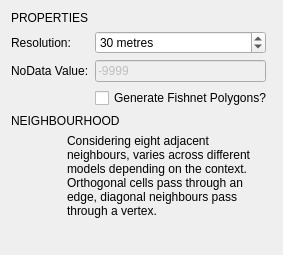
            <widget class="QWidget" name="scrollAreaWidgetContents_4">
             <property name="geometry">
              <rect>
               <x>0</x>
               <y>0</y>
               <width>250</width>
               <height>255</height>
              </rect>
             </property>
             <layout class="QVBoxLayout" name="verticalLayout_10">
              <item>
               <widget class="QLabel" name="raster_title_2">
                <property name="whatsThis">
                 <string>Width of the square cell in the city grid in metres</string>
                </property>
                <property name="text">
                 <string>PROPERTIES</string>
                </property>
               </widget>
              </item>
              <item>
               <widget class="QWidget" name="raster_widget" native="true">
                <layout class="QGridLayout" name="gridLayout_5">
                 <property name="leftMargin">
                  <number>0</number>
                 </property>
                 <property name="topMargin">
                  <number>0</number>
                 </property>
                 <property name="rightMargin">
                  <number>0</number>
                 </property>
                 <property name="bottomMargin">
                  <number>0</number>
                 </property>
                 <item row="0" column="0">
                  <widget class="QLabel" name="raster_resolution_lbl">
                   <property name="whatsThis">
                    <string>Width of the square cell in the city grid in metres</string>
                   </property>
                   <property name="text">
                    <string>Resolution:</string>
                   </property>
                  </widget>
                 </item>
                 <item row="2" column="1" colspan="2">
                  <widget class="QCheckBox" name="raster_generatefishnet_check">
                   <property name="text">
                    <string>Generate Fishnet Polygons?</string>
                   </property>
                  </widget>
                 </item>
                 <item row="0" column="1">
                  <widget class="QSpinBox" name="raster_resolution_spin">
                   <property name="minimumSize">
                    <size>
                     <width>100</width>
                     <height>0</height>
                    </size>
                   </property>
                   <property name="toolTip">
                    <string>&lt;!DOCTYPE HTML PUBLIC &quot;-//W3C//DTD HTML 4.0//EN&quot; &quot;http://www.w3.org/TR/REC-html40/strict.dtd&quot;&gt;
&lt;html&gt;&lt;head&gt;&lt;meta name=&quot;qrichtext&quot; content=&quot;1&quot; /&gt;&lt;style type=&quot;text/css&quot;&gt;
p, li { white-space: pre-wrap; }
&lt;/style&gt;&lt;/head&gt;&lt;body style=&quot; font-family:'MS Shell Dlg 2'; font-size:8.25pt; font-weight:400; font-style:normal;&quot;&gt;
&lt;p style=&quot; margin-top:0px; margin-bottom:0px; margin-left:0px; margin-right:0px; -qt-block-indent:0; text-indent:0px;&quot;&gt;&lt;span style=&quot; font-size:8pt;&quot;&gt;Width of the square cell in the city grid in metres&lt;/span&gt;&lt;/p&gt;&lt;/body&gt;&lt;/html&gt;</string>
                   </property>
                   <property name="suffix">
                    <string> metres</string>
                   </property>
                   <property name="minimum">
                    <number>10</number>
                   </property>
                   <property name="maximum">
                    <number>100</number>
                   </property>
                   <property name="singleStep">
                    <number>10</number>
                   </property>
                   <property name="value">
                    <number>30</number>
                   </property>
                  </widget>
                 </item>
                 <item row="1" column="0">
                  <widget class="QLabel" name="raster_nodata_lbl">
                   <property name="whatsThis">
                    <string>Width of the square cell in the city grid in metres</string>
                   </property>
                   <property name="text">
                    <string>NoData Value:</string>
                   </property>
                  </widget>
                 </item>
                 <item row="1" column="1">
                  <widget class="QLineEdit" name="raster_nodata_line">
                   <property name="enabled">
                    <bool>false</bool>
                   </property>
                   <property name="minimumSize">
                    <size>
                     <width>100</width>
                     <height>0</height>
                    </size>
                   </property>
                   <property name="text">
                    <string>-9999</string>
                   </property>
                  </widget>
                 </item>
                </layout>
               </widget>
              </item>
              <item>
               <widget class="QLabel" name="raster_neigh_title">
                <property name="whatsThis">
                 <string>Width of the square cell in the city grid in metres</string>
                </property>
                <property name="text">
                 <string>NEIGHBOURHOOD</string>
                </property>
               </widget>
              </item>
              <item>
               <widget class="QWidget" name="raster_neigh_frame" native="true">
                <property name="enabled">
                 <bool>true</bool>
                </property>
                <layout class="QGridLayout" name="gridLayout_13">
                 <property name="leftMargin">
                  <number>0</number>
                 </property>
                 <property name="topMargin">
                  <number>0</number>
                 </property>
                 <property name="rightMargin">
                  <number>0</number>
                 </property>
                 <property name="bottomMargin">
                  <number>0</number>
                 </property>
                 <item row="0" column="0">
                  <widget class="QLabel" name="img_moore_2">
                   <property name="minimumSize">
                    <size>
                     <width>50</width>
                     <height>50</height>
                    </size>
                   </property>
                   <property name="maximumSize">
                    <size>
                     <width>50</width>
                     <height>50</height>
                    </size>
                   </property>
                   <property name="text">
                    <string/>
                   </property>
                   <property name="pixmap">
                    <pixmap resource="../../../../../Dropbox/UrbanBEATS Master Project/graphics/ubeats.qrc">:/images/images/md_spatial_moore.png</pixmap>
                   </property>
                  </widget>
                 </item>
                 <item row="0" column="1">
                  <widget class="QLabel" name="raster_neigh_descr">
                   <property name="enabled">
                    <bool>true</bool>
                   </property>
                   <property name="text">
                    <string>&lt;html&gt;&lt;head/&gt;&lt;body&gt;&lt;p&gt;Considering eight adjacent neighbours, varies across different models depending on the context. Orthogonal cells pass through an edge, diagonal neighbours pass through a vertex.&lt;/p&gt;&lt;/body&gt;&lt;/html&gt;</string>
                   </property>
                   <property name="wordWrap">
                    <bool>true</bool>
                   </property>
                  </widget>
                 </item>
                </layout>
               </widget>
              </item>
              <item>
               <spacer name="verticalSpacer_4">
                <property name="orientation">
                 <enum>Qt::Vertical</enum>
                </property>
                <property name="sizeHint" stdset="0">
                 <size>
                  <width>20</width>
                  <height>40</height>
                 </size>
                </property>
               </spacer>
              </item>
             </layout>
            </widget>
